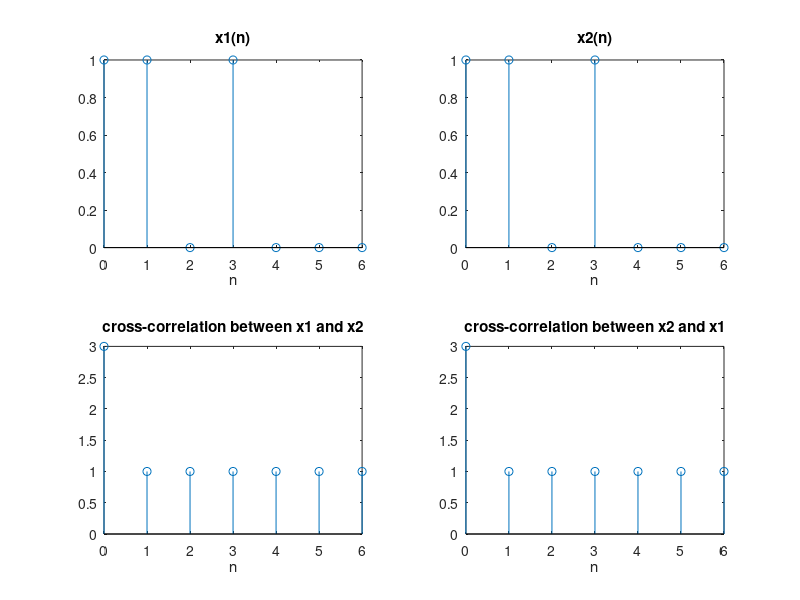

MATLAB code to generate this figure:
x1n= [1 1 0 1 0 0 0];n1x=0:6;
x2n= [1 1 0 1 0 0 0];n2x=0:6;
X1k=fft (x1n); X2k=fft (x2n);
X1kconj=conj (X1k);
Rx1x2=X1kconj.*X2k;
X2kconj=conj (X2k);
Rx2x1=X1k.*X2kconj;
rx1x2=ifft (Rx1x2);
rx2x1=ifft (Rx2x1);
n=0:6;
subplot (2,2,1);stem (n1x,x1n);title ('x1(n)');
xlabel ('n');
subplot (2,2,2);stem (n2x,x2n);title ('x2(n)');
xlabel ('n');
subplot (2,2,3);stem (n,rx1x2);title ('cross-correlation between x1 and x2');
xlabel ('n');
subplot (2,2,4);stem (n,rx2x1);title ('cross-correlation between x2 and x1');
xlabel ('n');
